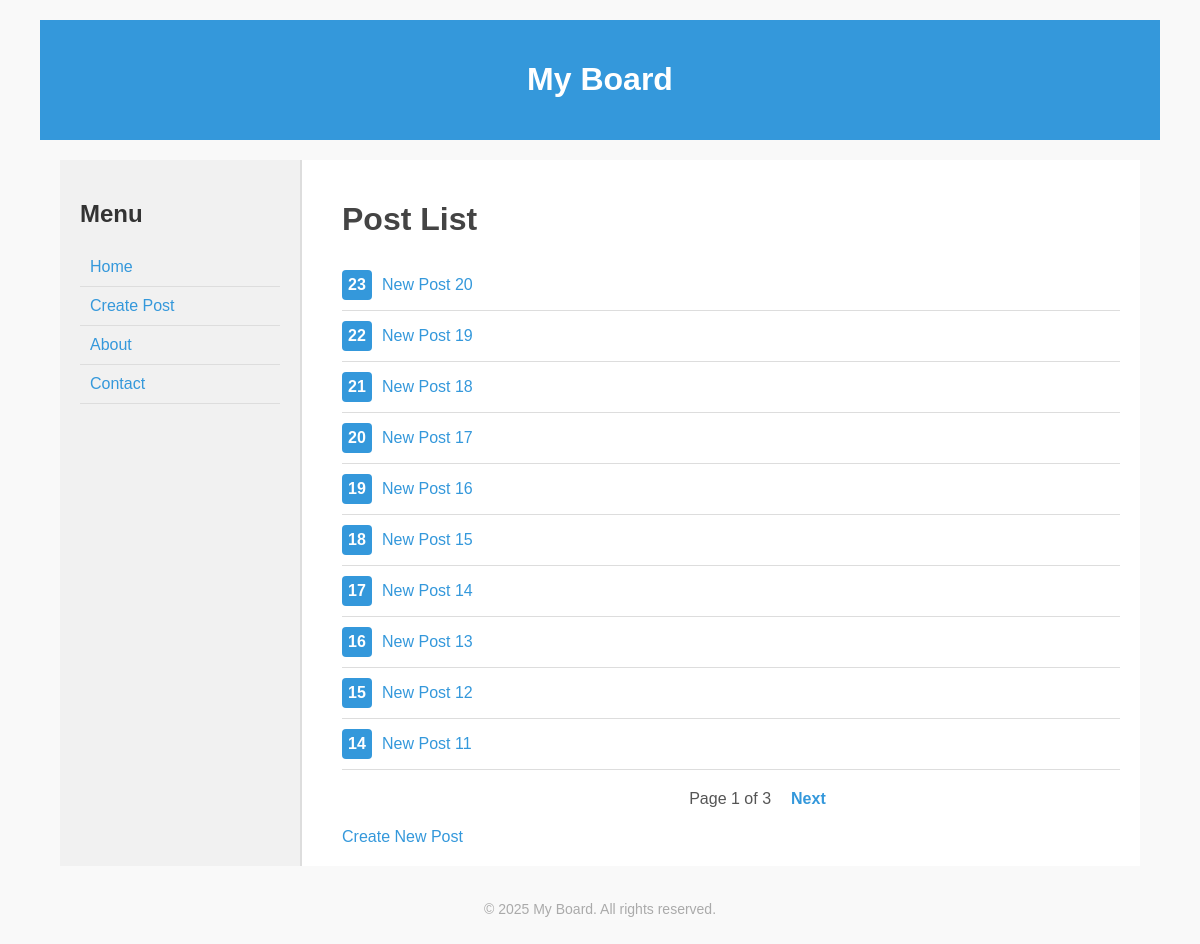
/board/, run on the app's committed database.
### board/models.py (models this page shows, shortened)
class Post(models.Model):
    title = models.CharField(max_length=200)
    content = models.TextField()
    post_date = models.DateTimeField("date posted", auto_now_add=True) # 객체 생성 시간 자동 저장
    update_date = models.DateTimeField("date updated", auto_now=True) # 저장될 때마다 매번 갱신

### board/views.py (the view)
# urls.py: path('', views.index, name='index'),
def index(request):
    latest_post_list = Post.objects.order_by('-post_date')
    paginator = Paginator(latest_post_list, 10) # 10 posts per one page
    page_number = request.GET.get('page') # current page
    page_obj = paginator.get_page(page_number)
    return render(request, 'board/index.html', {'page_obj': page_obj})

### board/templates/board/index.html (shortened to what this page needs)
{% extends 'base.html' %}
{% block content %}
<h1>Post List</h1>
{% if page_obj %}
    <ul class="post-list">
        {% for post in page_obj %}
            <li>
                <div class="post-number">{{ post.id }}</div>
                <a href="{% url 'board:detail' post.id %}">{{ post.title }}</a>
            </li>
        {% endfor %}
    </ul>
    <div class="pagination">
        <div class="pagination-prev">
        </div>
        <div class="pagination-center">
            <span>Page {{ page_obj.number }} of {{ page_obj.paginator.num_pages }}</span>
        </div>
        <div class="pagination-next">
            {% if page_obj.has_next %}
                <a href="?page={{ page_obj.next_page_number }}">Next</a>
            {% else %}
                <span class="invisible">Next</span>
            {% endif %}
        </div>
    </div>
{% else %}
    <p>No post are available.</p>
{% endif %}
<a href="/board/create/">Create New Post</a>
{% endblock %}

### board/templates/base.html (style rules this page uses)
body { font-family: Arial, sans-serif; margin: 0 20px; padding: 20px; background-color: #f9f9f9; color: #333; }
h1 { color: #444; }
a { color: #3498db; text-decoration: none; }
ul { list-style: none; padding: 0; }
li { padding: 10px; border-bottom: 1px solid #ddd; }
.post-list li { display: flex; align-items: center; padding: 10px 0; border-bottom: 1px solid #ddd; }
.post-number { width: 30px; height: 30px; background-color: #3498db; color: white; font-weight: bold; text-align: center; line-height: 30px; border-radius: 4px; margin-right: 10px; flex-shrink: 0; }
.pagination { display: flex; justify-content: center; margin: 20px 0; }
.pagination a { margin: 0 10px; color: #3498db; font-weight: bold; }
.pagination span { margin: 0 10px; color: #555; }

### data on the page
Post: id "23", title "New Post 20"
Post: id "22", title "New Post 19"
Post: id "21", title "New Post 18"
Post: id "20", title "New Post 17"
Post: id "19", title "New Post 16"
Post: id "18", title "New Post 15"
Post: id "17", title "New Post 14"
Post: id "16", title "New Post 13"
Post: id "15", title "New Post 12"
Post: id "14", title "New Post 11"

### other printed values
{{ page_obj.number }} "1"
{{ page_obj.paginator.num_pages }} "3"
